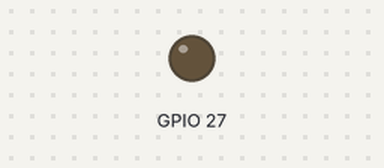
This sketch was run on a simulated ESP32. On the bench: output pins drawn as LEDs (lit = HIGH).

Above: at 0.5 s.
At 13.7 s:
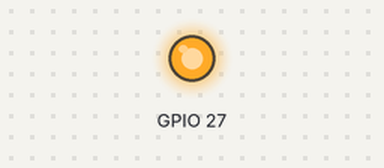
Timing chart, 0 to 14.3 s (numbered marks = the images above):
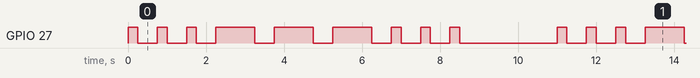

The sketch:

sos.ino
```cpp
byte RGB_BLUE = 0;
byte RGB_GREEN = 2;
byte RGB_RED = 4;

void setup() {
  // put your setup code here, to run once:
  pinMode(27, OUTPUT);
  digitalWrite(27, LOW);

}

void loop() {
  shorter();
  shorter();
  shorter();
  longer();
  longer();
  longer();
  shorter();
  shorter();
  shorter();
  delay(2000);
}

void shorter() {
  digitalWrite(27, HIGH);
  delay(250);
  digitalWrite(27, LOW);
  delay(500);
}

void longer() {
  digitalWrite(27, HIGH);
  delay(1000);
  digitalWrite(27, LOW);
  delay(500);
}
```

Measured:
- by itself, GPIO 27: repeats every 11.0 s: 2 × (LOW 0.50 s, HIGH 0.25 s), 3 × (LOW 0.50 s, HIGH 1.0 s), 3 × (LOW 0.50 s, HIGH 0.25 s), LOW 2.5 s, HIGH 0.25 s
- by itself, everything shown: repeats every 11.0 s, in 18 steps
